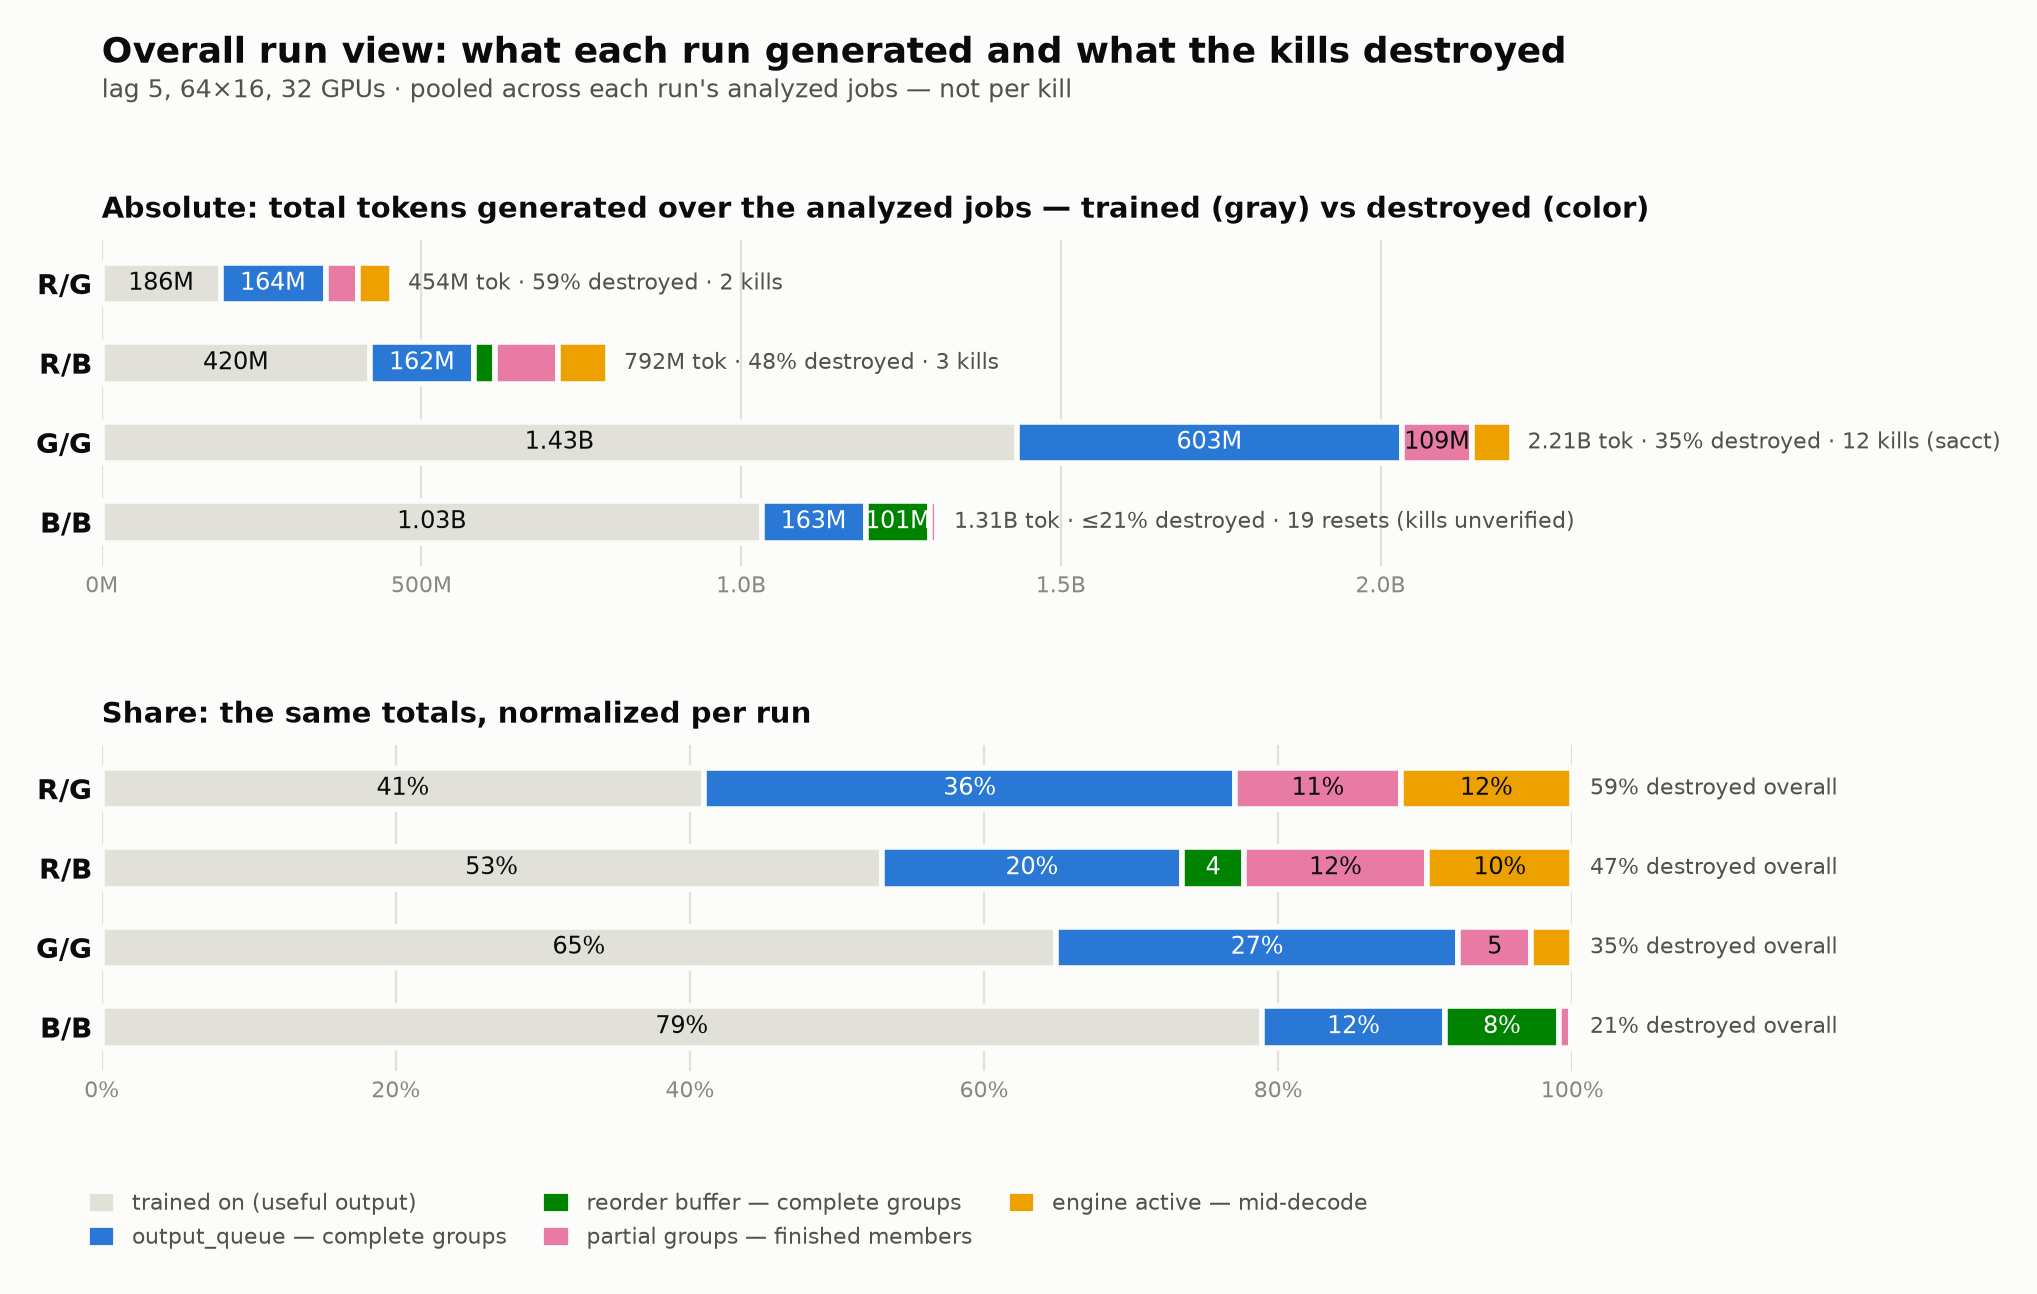

Generate this figure with Python:
# Generates bank_kill_waste_overall.png — run-level totals (absolute tokens)
# across each run's analyzed jobs: trained vs destroyed, pooled over all kills.
# Companion to bank_kill_waste.py (per-kill shares). Same palette/order.
#
# Sources: per-kill losses and splits from bank_kill_waste_extract.py and the
# R-row JSONL analysis; G/G training total anchored on sacct (120 iterations,
# 12 mid-generation kills); B/B kill count is counter-reset-derived and
# unverified, so its destroyed total is an upper bound.
import matplotlib.pyplot as plt
from matplotlib.patches import Patch

SURFACE = "#fcfcfb"
INK = "#0b0b0b"
INK2 = "#52514e"
MUTED = "#898781"
GRID = "#e1e0d9"
NEUTRAL = "#e1e0d9"

CATS = [
    ("output_queue — complete groups", "#2a78d6"),
    ("reorder buffer — complete groups", "#008300"),
    ("partial groups — finished members", "#e87ba4"),
    ("engine active — mid-decode", "#eda100"),
]

# Absolute M tokens over the analyzed span: [trained, outq, reorder, partial, act]
data = {
    "R/G": [186, 164, 0, 51, 53],
    "R/B": [420, 162, 33, 99, 78],
    "G/G": [1431, 603, 0, 109, 62],
    "B/B": [1032, 163, 101, 11, 1],
}
notes = {
    "R/G": "454M tok · 59% destroyed · 2 kills",
    "R/B": "792M tok · 48% destroyed · 3 kills",
    "G/G": "2.21B tok · 35% destroyed · 12 kills (sacct)",
    "B/B": "1.31B tok · ≤21% destroyed · 19 resets (kills unverified)",
}

fig, axes = plt.subplots(2, 1, figsize=(11.4, 6.2), dpi=200)
fig.patch.set_facecolor(SURFACE)
plt.subplots_adjust(left=0.075, right=0.72, top=0.82, bottom=0.15, hspace=0.55)

runs = list(data.keys())


def lum(hex_):
    h = hex_.lstrip("#")
    r, g, b = (int(h[i:i + 2], 16) / 255 for i in (0, 2, 4))
    return 0.2126 * r + 0.7152 * g + 0.0722 * b


def style(ax, xmax, xticks, xlabels, title):
    ax.set_facecolor(SURFACE)
    for spine in ax.spines.values():
        spine.set_visible(False)
    ax.set_xlim(0, xmax)
    ax.set_ylim(-0.55, len(runs) - 0.45)
    ax.set_xticks(xticks)
    ax.set_xticklabels(xlabels, color=MUTED, fontsize=8)
    ax.xaxis.grid(True, color=GRID, linewidth=0.8)
    ax.set_axisbelow(True)
    ax.tick_params(length=0)
    ax.set_yticks(range(len(runs)))
    ax.set_yticklabels(runs, color=INK, fontsize=10, fontweight="bold")
    ax.invert_yaxis()
    ax.set_title(title, loc="left", color=INK, fontsize=10.5, fontweight="bold", pad=8)


# ── panel 1: absolute tokens ──
ax = axes[0]
style(ax, 2300, range(0, 2301, 500),
      [f"{v/1000:.1f}B" if v >= 1000 else f"{v}M" for v in range(0, 2301, 500)],
      "Absolute: total tokens generated over the analyzed jobs — trained (gray) vs destroyed (color)")
for yi, run in enumerate(runs):
    left = 0.0
    segs = [(data[run][0], NEUTRAL)] + [(v, c) for (lab, c), v in zip(CATS, data[run][1:])]
    for v, color in segs:
        if v <= 0:
            continue
        ax.barh(yi, v, left=left, height=0.52, color=color,
                edgecolor=SURFACE, linewidth=2, zorder=3)
        if v >= 100:
            ink = INK if lum(color) > 0.45 else "#ffffff"
            ax.text(left + v / 2, yi, f"{v/1000:.2f}B" if v >= 1000 else f"{v}M",
                    ha="center", va="center", color=ink, fontsize=8.5, zorder=4)
        left += v
    ax.text(left + 25, yi, notes[run], ha="left", va="center",
            color=INK2, fontsize=8, clip_on=False)

# ── panel 2: same data, share of each run's total ──
ax = axes[1]
style(ax, 100, range(0, 101, 20), [f"{v}%" for v in range(0, 101, 20)],
      "Share: the same totals, normalized per run")
for yi, run in enumerate(runs):
    total = sum(data[run])
    left = 0.0
    segs = [(data[run][0], NEUTRAL)] + [(v, c) for (lab, c), v in zip(CATS, data[run][1:])]
    for v, color in segs:
        pct = 100.0 * v / total
        if pct <= 0:
            continue
        ax.barh(yi, pct, left=left, height=0.52, color=color,
                edgecolor=SURFACE, linewidth=2, zorder=3)
        if pct >= 4.0:
            ink = INK if lum(color) > 0.45 else "#ffffff"
            ax.text(left + pct / 2, yi, f"{pct:.0f}%" if pct >= 7 else f"{pct:.0f}",
                    ha="center", va="center", color=ink, fontsize=8.5, zorder=4)
        left += pct
    destroyed = 100.0 * (total - data[run][0]) / total
    ax.text(101.2, yi, f"{destroyed:.0f}% destroyed overall", ha="left", va="center",
            color=INK2, fontsize=8, clip_on=False)

fig.suptitle("Overall run view: what each run generated and what the kills destroyed",
             x=0.075, y=0.985, ha="left", color=INK, fontsize=13, fontweight="bold")
fig.text(0.075, 0.935,
         "lag 5, 64×16, 32 GPUs · pooled across each run's analyzed jobs — not per kill",
         color=INK2, fontsize=9)

handles = [Patch(facecolor=NEUTRAL, edgecolor=SURFACE, label="trained on (useful output)")]
handles += [Patch(facecolor=c, edgecolor=SURFACE, label=lab) for lab, c in CATS]
fig.legend(handles=handles, loc="lower left", bbox_to_anchor=(0.06, -0.01),
           ncol=3, frameon=False, fontsize=8, labelcolor=INK2, handlelength=1.2,
           handleheight=1.0, columnspacing=1.6)

out = "/Users/laurad/dev/adlr/rollout_bank_design_assets/bank_kill_waste_overall.png"
fig.savefig(out, facecolor=SURFACE, bbox_inches="tight", pad_inches=0.18)
print("wrote", out)
